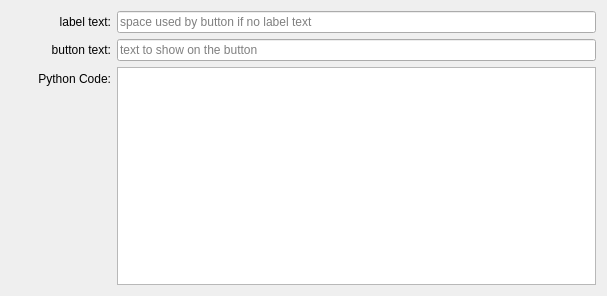
<?xml version="1.0" encoding="UTF-8"?>
<ui version="4.0">
 <class>edit</class>
 <widget class="QWidget" name="edit">
  <property name="geometry">
   <rect>
    <x>0</x>
    <y>0</y>
    <width>607</width>
    <height>296</height>
   </rect>
  </property>
  <property name="windowTitle">
   <string>Form</string>
  </property>
  <layout class="QFormLayout" name="edit_layout">
   <property name="fieldGrowthPolicy">
    <enum>QFormLayout::AllNonFixedFieldsGrow</enum>
   </property>
   <property name="labelAlignment">
    <set>Qt::AlignRight|Qt::AlignTrailing|Qt::AlignVCenter</set>
   </property>
   <item row="0" column="0">
    <widget class="QLabel" name="displayLabelLabel">
     <property name="minimumSize">
      <size>
       <width>100</width>
       <height>0</height>
      </size>
     </property>
     <property name="text">
      <string>label text:</string>
     </property>
     <property name="alignment">
      <set>Qt::AlignRight|Qt::AlignTrailing|Qt::AlignVCenter</set>
     </property>
    </widget>
   </item>
   <item row="0" column="1">
    <widget class="QLineEdit" name="cfg_labeltext">
     <property name="text">
      <string notr="true"/>
     </property>
     <property name="placeholderText">
      <string notr="true">space used by button if no label text</string>
     </property>
    </widget>
   </item>
   <item row="1" column="0">
    <widget class="QLabel" name="displayLabelLabel_2">
     <property name="minimumSize">
      <size>
       <width>100</width>
       <height>0</height>
      </size>
     </property>
     <property name="text">
      <string>button text:</string>
     </property>
     <property name="alignment">
      <set>Qt::AlignRight|Qt::AlignTrailing|Qt::AlignVCenter</set>
     </property>
    </widget>
   </item>
   <item row="1" column="1">
    <widget class="QLineEdit" name="cfg_buttontext">
     <property name="text">
      <string/>
     </property>
     <property name="placeholderText">
      <string>text to show on the button</string>
     </property>
    </widget>
   </item>
   <item row="2" column="0">
    <widget class="QLabel" name="displayLabelLabel_3">
     <property name="minimumSize">
      <size>
       <width>100</width>
       <height>0</height>
      </size>
     </property>
     <property name="text">
      <string>Python Code:</string>
     </property>
     <property name="alignment">
      <set>Qt::AlignRight|Qt::AlignTrailing|Qt::AlignVCenter</set>
     </property>
    </widget>
   </item>
   <item row="2" column="1">
    <widget class="a2CodeField" name="cfg_code"/>
   </item>
  </layout>
 </widget>
 <customwidgets>
  <customwidget>
   <class>a2CodeField</class>
   <extends>QPlainTextEdit</extends>
   <header>a2widget</header>
  </customwidget>
 </customwidgets>
 <resources/>
 <connections/>
</ui>
